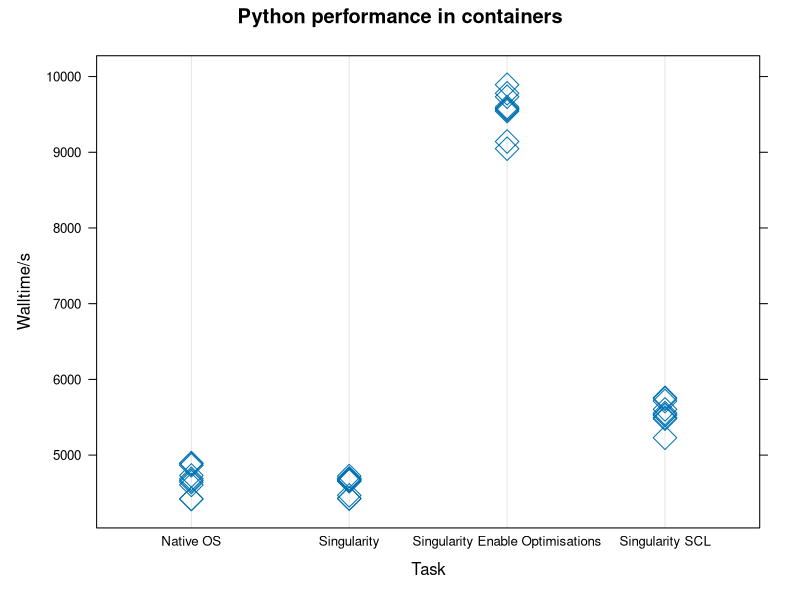

Recreate this plot in R.
my1= read.csv("results.txt")
library(lattice)
levels(my1$task) <- gsub(" ", "\n", levels(my1$task))
png('rplot.png', width=1000, height=1000)
dotplot(cpusecs ~ task, data = my1, main="Python performance in containers", pch=5, cex=2, cex.axis=2, xlab="Task", ylab="Walltime/s")

dev.off()
